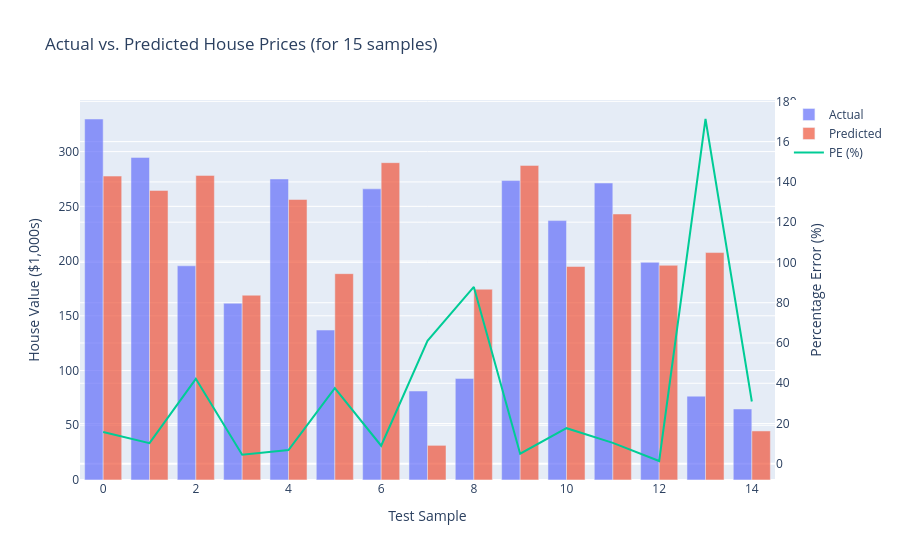

The code cell stored with this chart in its notebook:
### Markdown cell above
## Visualizing the errors

### Code cell
percentage_errors = np.abs((y_test - y_pred) / y_test)


fig = go.Figure()

fig.add_trace(
    go.Bar(
        x=list(range(len(y_test[:15]))),
        y=y_test[:15],
        name="Actual",
        opacity=0.7
    )
)

fig.add_trace(
    go.Bar(
        x=list(range(len(y_pred[:15]))),
        y=y_pred[:15],
        name="Predicted",
        opacity=0.7
    )
)

fig.add_trace(
    go.Scatter(
        x=list(range(len(percentage_errors[:15]))),
        y=round(percentage_errors[:15] * 100, 2),
        name="PE (%)",
        mode="lines",
        yaxis="y2"
    )
)

fig.update_layout(
    title="Actual vs. Predicted House Prices (for 15 samples)",
    xaxis_title="Test Sample",
    yaxis=dict(
        title="House Value ($1,000s)"
    ),
    yaxis2=dict(
        title="Percentage Error (%)",
        overlaying="y",
        side="right"
    ),
    barmode="group",
    hovermode="x unified"
)

fig.show()

### Figure 1 — Plotly figure (JSON) as saved in the notebook; plotly's stock layout.template omitted (floating-point values rounded to 4 significant figures)
{"data": [{"name": "Actual", "opacity": 0.7, "type": "bar", "x": [0, 1, 2, 3, 4, 5, 6, 7, 8, 9, 10, 11, 12, 13, 14], "y": [329.8, 294.7, 195.7, 161.5, 275.0, 137.0, 266.0, 81.3, 92.8, 273.7, 237.0, 271.3, 198.9, 76.6, 64.9]}, {"name": "Predicted", "opacity": 0.7, "type": "bar", "x": [0, 1, 2, 3, 4, 5, 6, 7, 8, 9, 10, 11, 12, 13, 14], "y": [277.7, 264.5, 278.3, 168.8, 256.3, 188.5, 289.9, 31.65, 174.3, 287.4, 195.1, 243.0, 196.1, 207.8, 44.81]}, {"mode": "lines", "name": "PE (%)", "type": "scatter", "x": [0, 1, 2, 3, 4, 5, 6, 7, 8, 9, 10, 11, 12, 13, 14], "y": [15.81, 10.24, 42.21, 4.52, 6.81, 37.6, 8.99, 61.07, 87.83, 5.01, 17.7, 10.42, 1.4, 171.2, 30.95], "yaxis": "y2"}], "layout": {"barmode": "group", "hovermode": "x unified", "title": {"text": "Actual vs. Predicted House Prices (for 15 samples)"}, "xaxis": {"title": {"text": "Test Sample"}}, "yaxis": {"title": {"text": "House Value ($1,000s)"}}, "yaxis2": {"overlaying": "y", "side": "right", "title": {"text": "Percentage Error (%)"}}}}
